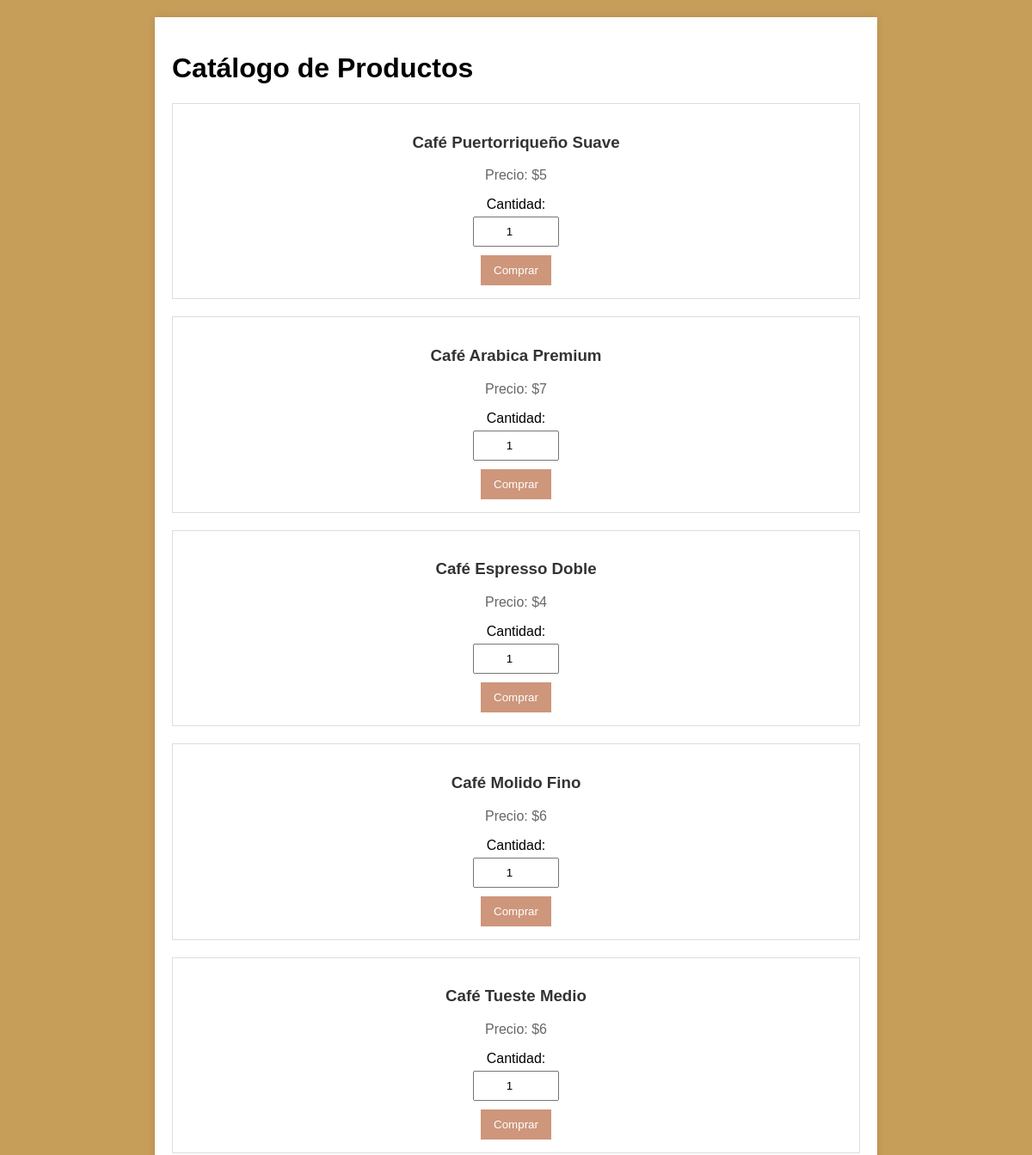
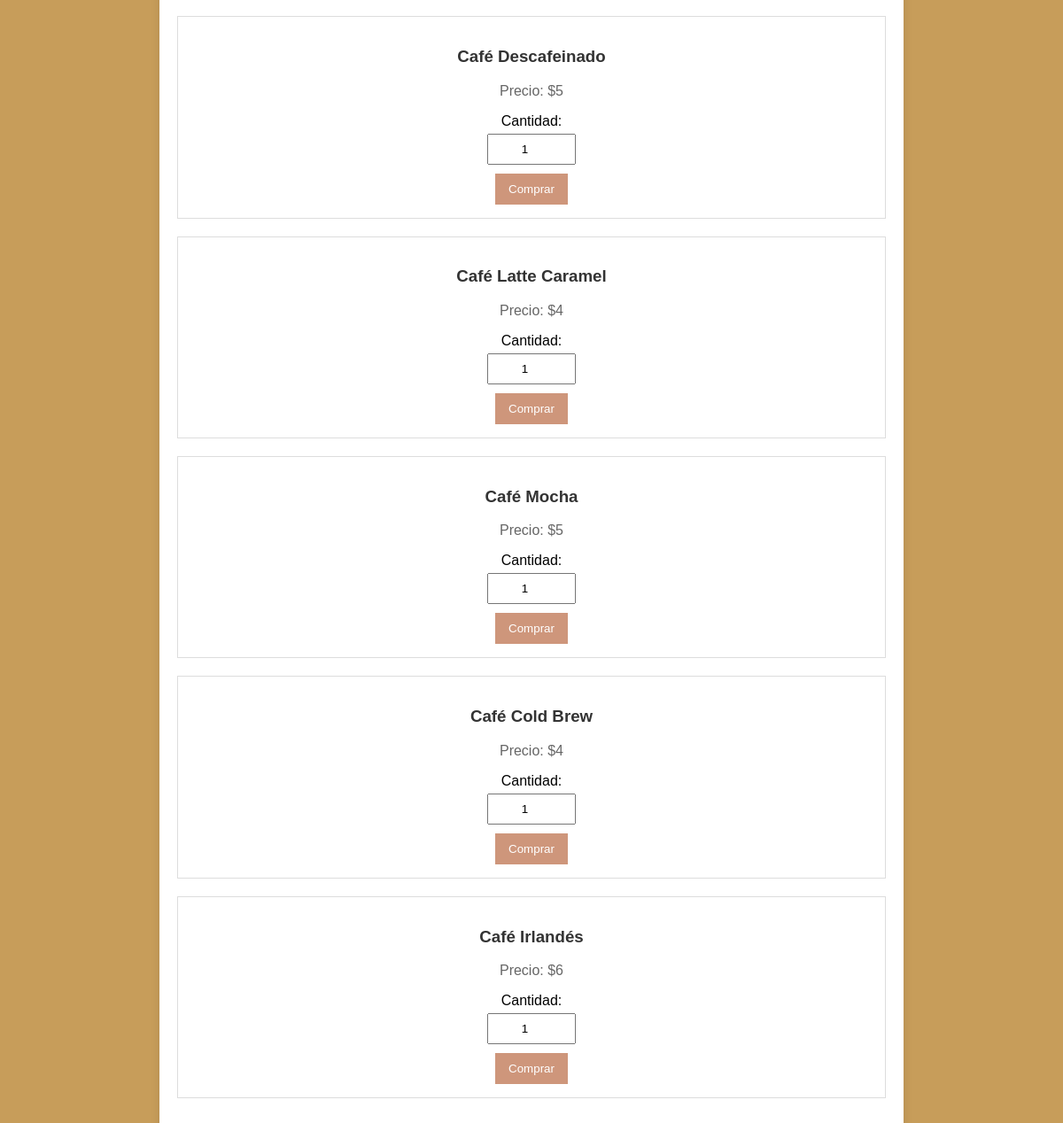
/Pedido/Catalogo.php, run on the app's committed database (2 pictures, top to bottom).
### tables this page shows
CREATE TABLE IF NOT EXISTS `productos` (
  `idProducto` INT NOT NULL,
  `NombreProd` VARCHAR(45) NOT NULL,
  `Precio` DECIMAL(10,0) NOT NULL,
  `Stock` INT NULL DEFAULT NULL,
  `IdCategoria` INT NOT NULL,
  `idProveedor` INT NOT NULL,
  PRIMARY KEY (`idProducto`),
  INDEX `fk_Productos_Categoria_idx` (`IdCategoria` ASC) VISIBLE,
  INDEX `fk_Productos_Proveedores1_idx` (`idProveedor` ASC) VISIBLE,
  CONSTRAINT `fk_Productos_Categoria`
    FOREIGN KEY (`IdCategoria`)
    REFERENCES `categoria` (`idCategoria`),
  CONSTRAINT `fk_Productos_Proveedores1`
    FOREIGN KEY (`idProveedor`)
    REFERENCES `proveedores` (`idProveedor`));

### Pedido/Catalogo.php (the view, shortened to what this page needs)
<!DOCTYPE html>
<html lang="es">
<head>
    <link rel="stylesheet" href="../css/Productos.css">
</head>
<body>
    <div class="catalogo-container">
        <h1>Catálogo de Productos</h1>
        <?php
        $conexion = conectar();
        $sql = "SELECT idProducto, NombreProd, Precio FROM productos";
        $result = $conexion->query($sql);
        if ($result->num_rows > 0) {
            while ($row = $result->fetch_assoc()) {
                echo "<div class='producto'>";
                echo "<h3>" . $row['NombreProd'] . "</h3>";
                echo "<p>Precio: $" . $row['Precio'] . "</p>";
                echo "<form method='post' action='Catalogo.php'>";
                echo "<label for='cantidad'>Cantidad:</label>";
                echo "<input type='number' name='cantidad' value='1' min='1' required>";
                echo "<button type='submit' name='comprar'>Comprar</button>";
                echo "</form>";
                echo "</div>";
            }
        } else {
            echo "<p>No hay productos disponibles.</p>";
        }
        ?>
    </div>
</body>
</html>

### css/Productos.css (style rules this page uses)
body { font-family: 'Arial', sans-serif; background-color: #c79d5a; margin: 0; }
.catalogo-container { max-width: 800px; margin: 20px auto; padding: 20px; background-color: #fff; box-shadow: 0 0 10px rgba(0, 0, 0, 0.1); }
.producto { border: 1px solid #ddd; padding: 15px; margin-bottom: 20px; text-align: center; background-color: #fff; }
.producto h3 { color: #333; }
.producto p { color: #666; }
form { display: flex; flex-direction: column; align-items: center; }
label { margin-bottom: 5px; }
input { padding: 8px; margin-bottom: 10px; width: 80px; text-align: center; }
button { background-color: #CE967B; color: #fff; color: white; padding: 10px 15px; border: none; cursor: pointer; }

### data on the page
productos: NombreProd "Café Puertorriqueño Suave", Precio "5"
productos: NombreProd "Café Arabica Premium", Precio "7"
productos: NombreProd "Café Espresso Doble", Precio "4"
productos: NombreProd "Café Molido Fino", Precio "6"
productos: NombreProd "Café Tueste Medio", Precio "6"
productos: NombreProd "Café Descafeinado", Precio "5"
productos: NombreProd "Café Latte Caramel", Precio "4"
productos: NombreProd "Café Mocha", Precio "5"
productos: NombreProd "Café Cold Brew", Precio "4"
productos: NombreProd "Café Irlandés", Precio "6"
